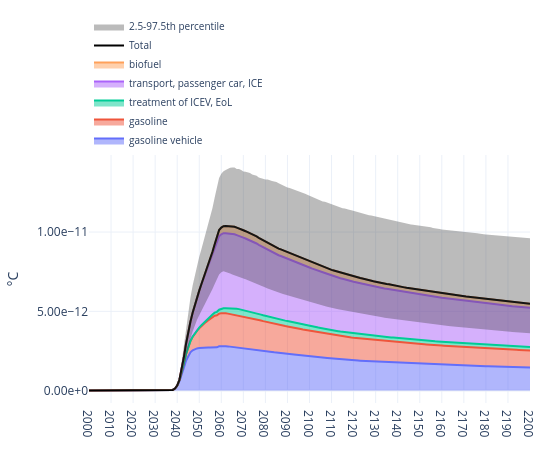

Source (notebook cell):
### Markdown cell above
### Plot temperature anomaly (median + quantile band)

`plot_temp()` visualizes the time‑resolved temperature anomaly attributable to the modeled system, computed by allocating FaIR’s temperature response to the system’s emissions (by flow or by root activity) over time, with the median (50th percentile) across FaIR configurations by default and an optional 2.5–97.5% uncertainty band.

### Code cell
fig_temp = plot_temp(
    trails,
    by='root activity', # or by="flow"
    year_range=(2000, 2200),
    year_tick=10,
)
fig_temp

### Figure 1 — Plotly figure (JSON) as saved in the notebook; plotly's stock layout.template omitted (floating-point values rounded to 4 significant figures; data arrays with more than 128 entries replaced by an {"elided": "..."} marker saying what was removed)
{"data": [{"hovertemplate": "<b>%{meta}</b><br>Year: %{x}<br>°C: %{y:.6g}<extra></extra>", "meta": "gasoline vehicle", "mode": "lines", "name": "gasoline vehicle", "showlegend": true, "stackgroup": "one", "type": "scatter", "x": {"elided": "201 int values"}, "y": {"elided": "201 float values"}}, {"hovertemplate": "<b>%{meta}</b><br>Year: %{x}<br>°C: %{y:.6g}<extra></extra>", "meta": "gasoline", "mode": "lines", "name": "gasoline", "showlegend": true, "stackgroup": "one", "type": "scatter", "x": {"elided": "201 int values"}, "y": {"elided": "201 float values"}}, {"hovertemplate": "<b>%{meta}</b><br>Year: %{x}<br>°C: %{y:.6g}<extra></extra>", "meta": "treatment of ICEV, EoL", "mode": "lines", "name": "treatment of ICEV, EoL", "showlegend": true, "stackgroup": "one", "type": "scatter", "x": {"elided": "201 int values"}, "y": {"elided": "201 float values"}}, {"hovertemplate": "<b>%{meta}</b><br>Year: %{x}<br>°C: %{y:.6g}<extra></extra>", "meta": "transport, passenger car, ICE", "mode": "lines", "name": "transport, passenger car, ICE", "showlegend": true, "stackgroup": "one", "type": "scatter", "x": {"elided": "201 int values"}, "y": {"elided": "201 float values"}}, {"hovertemplate": "<b>%{meta}</b><br>Year: %{x}<br>°C: %{y:.6g}<extra></extra>", "meta": "biofuel", "mode": "lines", "name": "biofuel", "showlegend": true, "stackgroup": "one", "type": "scatter", "x": {"elided": "201 int values"}, "y": {"elided": "201 float values"}}, {"hovertemplate": "<b>Total</b><br>Year: %{x}<br>Total temperature change: %{y:.6g}<extra></extra>", "line": {"color": "black", "width": 2}, "mode": "lines", "name": "Total", "showlegend": true, "type": "scatter", "x": {"elided": "201 int values"}, "y": {"elided": "201 float values"}, "yaxis": "y"}, {"hoverinfo": "skip", "line": {"width": 0}, "mode": "lines", "showlegend": false, "type": "scatter", "x": {"elided": "201 int values"}, "y": {"elided": "201 float values"}, "yaxis": "y"}, {"fill": "tonexty", "fillcolor": "rgba(60,60,60,0.35)", "line": {"width": 0}, "mode": "lines", "name": "2.5-97.5th percentile", "type": "scatter", "x": {"elided": "201 int values"}, "y": {"elided": "201 float values"}, "yaxis": "y"}], "layout": {"annotations": [{"showarrow": false, "text": "Temperature change by gas/flow", "x": 0.5, "xanchor": "center", "xref": "paper", "y": -0.2, "yanchor": "top", "yref": "paper"}], "height": 450, "hoverlabel": {"align": "left", "font": {"size": 11}}, "hovermode": "x unified", "legend": {"entrywidth": 260, "entrywidthmode": "pixels", "font": {"size": 10}, "orientation": "h", "x": 0, "xanchor": "left", "y": 1, "yanchor": "bottom"}, "margin": {"b": 40, "l": 60, "r": 20, "t": 119}, "title": {"text": "", "x": 0.5, "xanchor": "center"}, "width": 550, "xaxis": {"dtick": 10, "range": [2000, 2200], "showgrid": true, "tick0": 2000, "tickmode": "linear"}, "yaxis": {"showgrid": true, "tickformat": ".2e", "title": {"text": "°C"}, "type": "linear"}}}
